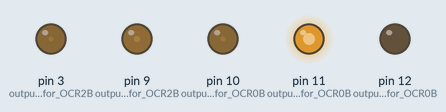
The sketch below on a simulated Arduino Uno, built with avr-gcc and run on an emulated ATmega328P. On the bench: output pins drawn as LEDs (lit = HIGH). At 0.0 s the program stops and its outputs stay as they are.

Above: at 0.1 s.
Timing chart, 0 to 1.5 s (numbered marks = the images above):
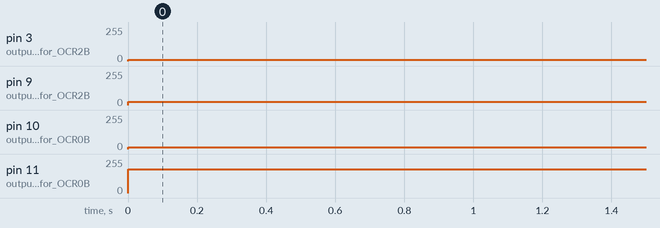

Measured:
- by itself, pin 3 (output_pin_for_OCR2B): 0/255 → 10/255 at 0.00 s
- by itself, pin 9 (output_pin_for_OCR2B): 0/255 → 25/255 at 0.00 s
- by itself, pin 10 (output_pin_for_OCR0B): 0/255 → 12/255 at 0.00 s
- by itself, pin 11 (output_pin_for_OCR0B): 0/255 → 180/255 at 0.00 s

The sketch:

fast_pwm_single_wave_form.ino
```cpp
#include <avr/io.h>
#include <util/delay.h>

int main(void)
{
  pinMode(3, OUTPUT); // output pin for OCR2B, this is Arduino pin number
  pinMode(11, OUTPUT); // output pin for OCR0B
  pinMode(12, OUTPUT); // output pin for OCR0B
  pinMode(9, OUTPUT); // output pin for OCR2B, this is Arduino pin number
  pinMode(10, OUTPUT); // output pin for OCR0B

  TCCR2A = _BV(COM2A1) | _BV(COM2B1) | _BV(WGM21) | _BV(WGM20); // Output A frequency: 16 MHz / 64 / (180+1) / 2 = 690.6Hz

  TCCR2B = _BV(CS22);                                           // Output B frequency: 16 MHz / 64 / 255 / 2 = 490.196Hz

  //TCCR2B = TCCR2B & 0b11111000 | 0x05;

  OCR2A = 180;
  OCR2B = 10;

  TCCR1A = _BV(COM2A1) | _BV(COM2B1) | _BV(WGM21) | _BV(WGM10); // Output A frequency: 16 MHz / 64 / (180+1) / 2 = 690.6Hz

  TCCR1B = _BV(CS10);                                           // Output B frequency: 16 MHz / 64 / 255 / 2 = 490.196Hz

  //TCCR2B = TCCR2B & 0b11111000 | 0x05;

  OCR1A = 100;
  OCR1B = 50;


//  TCCR1B = (1 << CS10); // Set prescaler to full 16MHz
//  TCCR1A |= (1 << COM1A1); // Pin low when TCNT1=OCR1A
//  TCCR1A |= (1 << WGM10); // Use 8-bit fast PWM mode
//  TCCR1B |= (1 << WGM12);
//
//   TCCR2A = 0; // No options in control register A
//   TCCR2B = (1 << CS21); // Set prescaler to divide by 8
//   TIMSK2 = (1 << OCIE2A); // Call ISR when TCNT2 = OCRA2
//   OCR2A = 32; // Set frequency of generated wave
//   sei(); // Enable interrupts to generate waveform!

//  // In the next line of code, we:
//  // 1. Set the compare output mode to clear OC2A and OC2B on compare match.
//  //    To achieve this, we set bits COM2A1 and COM2B1 to high.
//  // 2. Set the waveform generation mode to fast PWM (mode 3 in datasheet).
//  //    To achieve this, we set bits WGM21 and WGM20 to high.
//  TCCR2A = _BV(COM2A1) | _BV(COM2B1) | _BV(WGM21) | _BV(WGM20);
//
//  // In the next line of code, we:
//  // 1. Set the waveform generation mode to fast PWM mode 7 —reset counter on
//  //    OCR2A value instead of the default 255. To achieve this, we set bit
//  //    WGM22 to high.
//  // 2. Set the prescaler divisor to 1, so that our counter will be fed with
//  //    the clock's full frequency (16MHz). To achieve this, we set CS20 to
//  //    high (and keep CS21 and CS22 to low by not setting them).
//  TCCR2B = _BV(WGM22) | _BV(CS20);
//
//  // OCR2A holds the top value of our counter, so it acts as a divisor to the
//  // clock. When our counter reaches this, it resets. Counting starts from 0.
//  // Thus 63 equals to 64 divs.
//  OCR2A = 63;
//  // This is the duty cycle. Think of it as the last value of the counter our
//  // output will remain high for. Can't be greater than OCR2A of course. A
//  // value of 0 means a duty cycle of 1/64 in this case.
//  OCR2B = 0;
//
//  // Just some code to change the duty cycle every 5 microseconds.
//  while (1)
//  {
//    _delay_us(5);
//    if ( OCR2B < 63 )
//      OCR2B += 5;
//    else
//      OCR2B = 0;
//
//   _delay_us(5);
//    if ( OCR2A < 63 )
//      OCR1A += 5;
//    else
//      OCR1A = 0;
//  }
}
```
